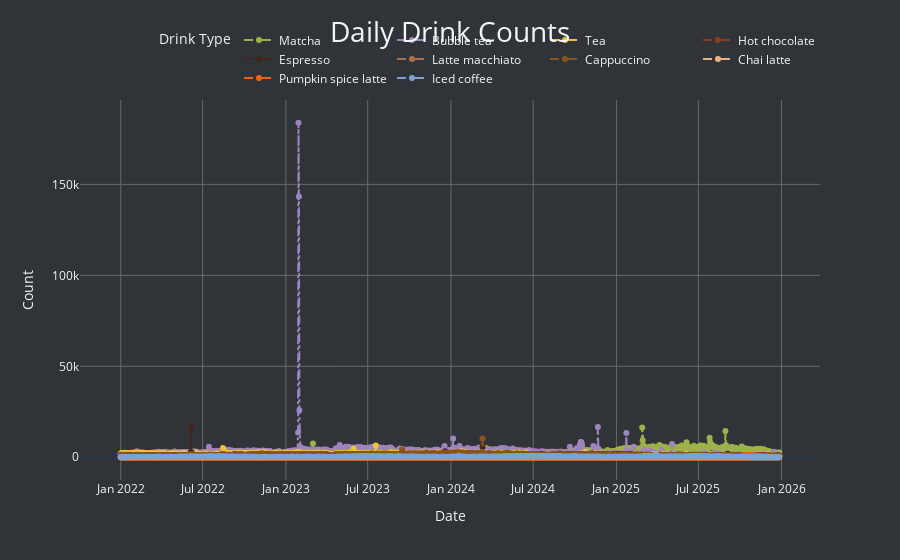

The code cell stored with this chart in its notebook:
### Code cell
fig = go.Figure()

drinks = data.columns[1:]
colours = ['#9CB349', '#9f85bb', '#f0c03f', "#8a3d25", "#47231e", "#AD704D", "#8b541d", "#eab287", "#ed6313", "#7ba4d1"]

for i, drink in enumerate(drinks):
    fig.add_trace(go.Scatter(
        x=data["Date"],
        y=data[drink],
        mode='lines+markers',
        name=drink,
        line=dict(
            color=colours[i],
            dash='dashdot',
            width=2
        ),
        marker=dict(size=6)
    ))

fig.update_layout(
    title=dict(
        text="Daily Drink Counts",
        font=dict(size=28),
        x=0.5,
        y=0.96
    ),
    xaxis_title="Date",
    yaxis_title="Count",
    template="plotly_dark",
    legend=dict(
        title="Drink Type",
        orientation="h",
        yanchor="bottom",
        y=1.02,
        xanchor="right",
        x=1
    ),
    xaxis=dict(showgrid=True, gridcolor='dimgrey'),
    yaxis=dict(showgrid=True, gridcolor='dimgrey'),
    plot_bgcolor='#303438',
    paper_bgcolor='#303438'
)

fig.show()

### Figure 1 — Plotly figure (JSON) as saved in the notebook; plotly's stock layout.template omitted (floating-point values rounded to 4 significant figures; data arrays with more than 128 entries replaced by an {"elided": "..."} marker saying what was removed)
{"data": [{"line": {"color": "#9CB349", "dash": "dashdot", "width": 2}, "marker": {"size": 6}, "mode": "lines+markers", "name": "Matcha", "type": "scatter", "x": {"elided": "1457 str values"}, "y": {"elided": "1457 int values"}}, {"line": {"color": "#9f85bb", "dash": "dashdot", "width": 2}, "marker": {"size": 6}, "mode": "lines+markers", "name": "Bubble tea", "type": "scatter", "x": {"elided": "1457 str values"}, "y": {"elided": "1457 int values"}}, {"line": {"color": "#f0c03f", "dash": "dashdot", "width": 2}, "marker": {"size": 6}, "mode": "lines+markers", "name": "Tea", "type": "scatter", "x": {"elided": "1457 str values"}, "y": {"elided": "1457 int values"}}, {"line": {"color": "#8a3d25", "dash": "dashdot", "width": 2}, "marker": {"size": 6}, "mode": "lines+markers", "name": "Hot chocolate", "type": "scatter", "x": {"elided": "1457 str values"}, "y": {"elided": "1457 int values"}}, {"line": {"color": "#47231e", "dash": "dashdot", "width": 2}, "marker": {"size": 6}, "mode": "lines+markers", "name": "Espresso", "type": "scatter", "x": {"elided": "1457 str values"}, "y": {"elided": "1457 int values"}}, {"line": {"color": "#AD704D", "dash": "dashdot", "width": 2}, "marker": {"size": 6}, "mode": "lines+markers", "name": "Latte macchiato", "type": "scatter", "x": {"elided": "1457 str values"}, "y": {"elided": "1457 int values"}}, {"line": {"color": "#8b541d", "dash": "dashdot", "width": 2}, "marker": {"size": 6}, "mode": "lines+markers", "name": "Cappuccino", "type": "scatter", "x": {"elided": "1457 str values"}, "y": {"elided": "1457 int values"}}, {"line": {"color": "#eab287", "dash": "dashdot", "width": 2}, "marker": {"size": 6}, "mode": "lines+markers", "name": "Chai latte", "type": "scatter", "x": {"elided": "1457 str values"}, "y": {"elided": "1457 int values"}}, {"line": {"color": "#ed6313", "dash": "dashdot", "width": 2}, "marker": {"size": 6}, "mode": "lines+markers", "name": "Pumpkin spice latte", "type": "scatter", "x": {"elided": "1457 str values"}, "y": {"elided": "1457 int values"}}, {"line": {"color": "#7ba4d1", "dash": "dashdot", "width": 2}, "marker": {"size": 6}, "mode": "lines+markers", "name": "Iced coffee", "type": "scatter", "x": {"elided": "1457 str values"}, "y": {"elided": "1457 int values"}}], "layout": {"legend": {"orientation": "h", "title": {"text": "Drink Type"}, "x": 1, "xanchor": "right", "y": 1.02, "yanchor": "bottom"}, "paper_bgcolor": "#303438", "plot_bgcolor": "#303438", "title": {"font": {"size": 28}, "text": "Daily Drink Counts", "x": 0.5, "y": 0.96}, "xaxis": {"gridcolor": "dimgrey", "showgrid": true, "title": {"text": "Date"}}, "yaxis": {"gridcolor": "dimgrey", "showgrid": true, "title": {"text": "Count"}}}}
